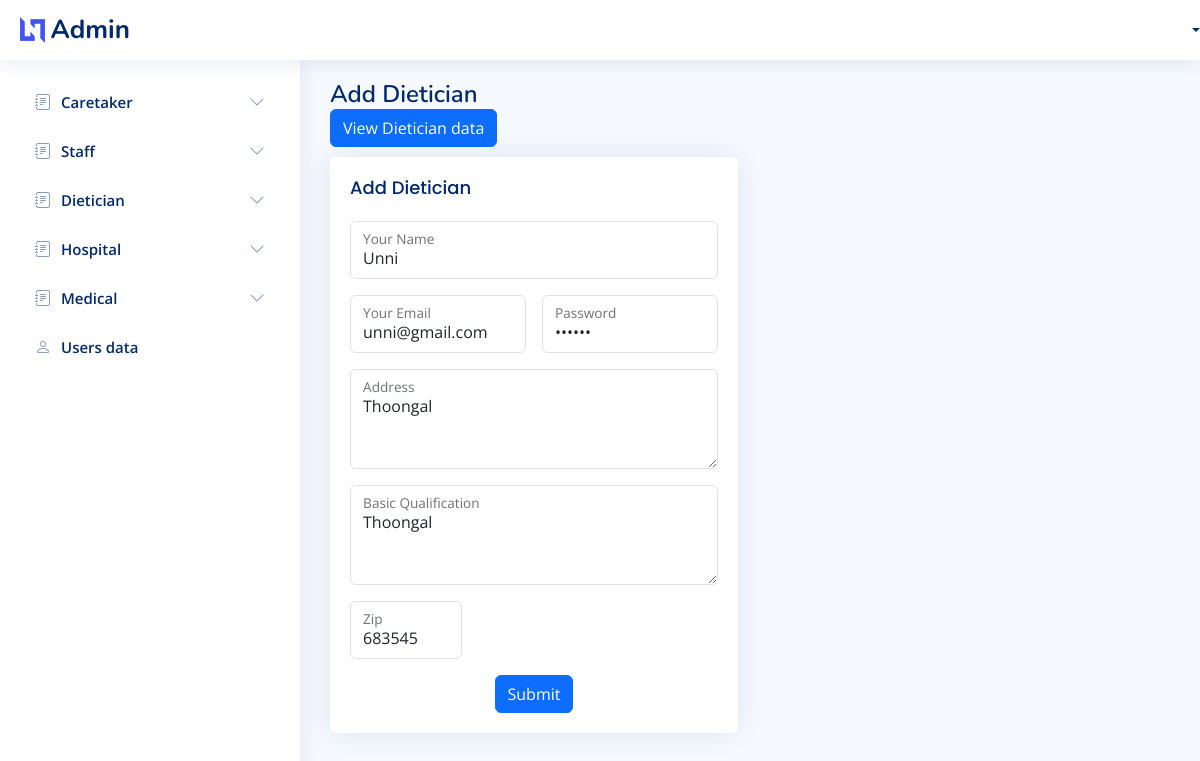
/Admin/add-dietician.php?up_id=2, run on the app's committed database.
### tables this page shows
CREATE TABLE `dietician` (
  `id` int(50) NOT NULL,
  `login_id` int(50) NOT NULL,
  `name` varchar(50) NOT NULL,
  `email` varchar(50) NOT NULL,
  `password` varchar(50) NOT NULL,
  `address` varchar(50) NOT NULL,
  `qualification` varchar(50) NOT NULL,
  `zip` varchar(50) NOT NULL
);

### Admin/add-dietician.php (the view, shortened to what this page needs)
<!DOCTYPE html>
<html lang="en">
<head>
  <link href="assets/vendor/bootstrap/css/bootstrap.min.css" rel="stylesheet">
  <link href="assets/vendor/bootstrap-icons/bootstrap-icons.css" rel="stylesheet">
  <link href="assets/vendor/boxicons/css/boxicons.min.css" rel="stylesheet">
  <link href="assets/vendor/quill/quill.snow.css" rel="stylesheet">
  <link href="assets/vendor/quill/quill.bubble.css" rel="stylesheet">
  <link href="assets/vendor/remixicon/remixicon.css" rel="stylesheet">
  <link href="assets/vendor/simple-datatables/style.css" rel="stylesheet">
  <link href="assets/css/style.css" rel="stylesheet">
</head>
<?php
include('../Includes/config.php');
    if(isset($_GET['up_id'])){
        $u_name="";
        $u_email="";
        $u_password="";
        $u_address="";
        $u_qualification="";
        $u_zip="";
    $id=$_GET['up_id'];
    $sql="SELECT * from `dietician` WHERE `id`='$id'";
    $result=mysqli_query($conn,$sql);
    $row=mysqli_fetch_array($result);
    if($row){
        $u_name=$row['name'];
        $u_email=$row['email'];
        $u_password=$row['password'];
        $u_address=$row['address'];
        $u_qualification=$row['qualification'];
        $u_zip=$row['zip'];
    }
    }
    ?>
<body>
   <?php include "navbar.php" ?>
  <?php include "sidebar.php" ?>
  <main id="main" class="main">
    <div class="pagetitle">
      <h1>Add Dietician</h1>
      <nav>
      <a href="dietician-data.php"> <button class="btn btn-primary">View Dietician data</button></a>
      </nav>
    </div>
    <section class="section">
      <div class="row">
        <div class="col-lg-6">
          <div class="card">
            <div class="card-body">
              <h5 class="card-title">Add Dietician</h5>
              <form class="row g-3" method="post" action="action/dieticianaction.php">
                <div class="col-md-12">
                  <div class="form-floating">
                    <input type="text" class="form-control" id="floatingName" name="username" placeholder="Your Name"
                    required value="<?php echo isset($u_name) ?  $u_name: "" ?>">
                    <label for="floatingName">Your Name</label>
                  </div>
                </div>
                <div class="col-md-6">
                  <div class="form-floating">
                    <input type="email" class="form-control" id="floatingEmail" name="email" placeholder="Your Email"
                    required value="<?php echo isset($u_email) ?  $u_email: "" ?>">
                    <label for="floatingEmail">Your Email</label>
                  </div>
                </div>
                <div class="col-md-6">
                  <div class="form-floating">
                    <input type="password" class="form-control" id="floatingPassword" name="password" placeholder="Password"
                    required value="<?php echo isset($u_password) ?  $u_password: "" ?>">
                    <label for="floatingPassword">Password</label>
                  </div>
                </div>
                <div class="col-12">
                  <div class="form-floating">
                    <textarea class="form-control" placeholder="Address" id="floatingTextarea" name="address" style="height: 100px;" required value=""><?php echo isset($u_address) ?  $u_address: "" ?></textarea>
                    <label for="floatingTextarea">Address</label>
                  </div>
                </div>
                <div class="col-12">
                  <div class="form-floating">
                    <textarea class="form-control" placeholder="qualification" id="floatingTextarea" name="qualification" style="height: 100px; "  required value=""><?php echo isset($u_qualification) ?  $u_qualification: "" ?></textarea>
                    <label for="floatingTextarea">Basic Qualification</label>
                  </div>
                </div>
                <div class="col-md-4">
                  <div class="form-floating">
                    <input type="text" class="form-control" name="zip" id="floatingZip" placeholder="Zip"
                    required value="<?php echo isset($u_zip) ?  $u_zip: "" ?>">
                    <label for="floatingZip">Zip</label>
                  </div>
                </div>
                <div class="text-center">
                  <button type="submit" name="signin" class="btn btn-primary">Submit</button>
                </div>
              </form>
            </div>
          </div>
        </div>
      </div>
    </section>
  </main>
</body>
</html>

### Admin/assets/css/style.css (style rules this page uses)
:root { scroll-behavior: smooth; }
body { font-family: "Open Sans", sans-serif; background: #f6f9ff; color: #444444; }
a { color: #4154f1; text-decoration: none; }
h1, h2, h3, h4, h5, h6 { font-family: "Nunito", sans-serif; }
#main { margin-top: 60px; padding: 20px 30px; transition: all 0.3s; }
.pagetitle { margin-bottom: 10px; }
.pagetitle h1 { font-size: 24px; margin-bottom: 0; font-weight: 600; color: #012970; }
.card { margin-bottom: 30px; border: none; border-radius: 5px; box-shadow: 0px 0 30px rgba(1, 41, 112, 0.1); }
.card-title { padding: 20px 0 15px 0; font-size: 18px; font-weight: 500; color: #012970; font-family: "Poppins", sans-serif; }
.card-body { padding: 0 20px 20px 20px; }
@media (min-width: 1200px) { #main, #footer { margin-left: 300px; } }

### data on the page
dietician: username "Unni", email "unni@gmail.com", address "Thoongal", qualification "Thoongal", zip "683545"
